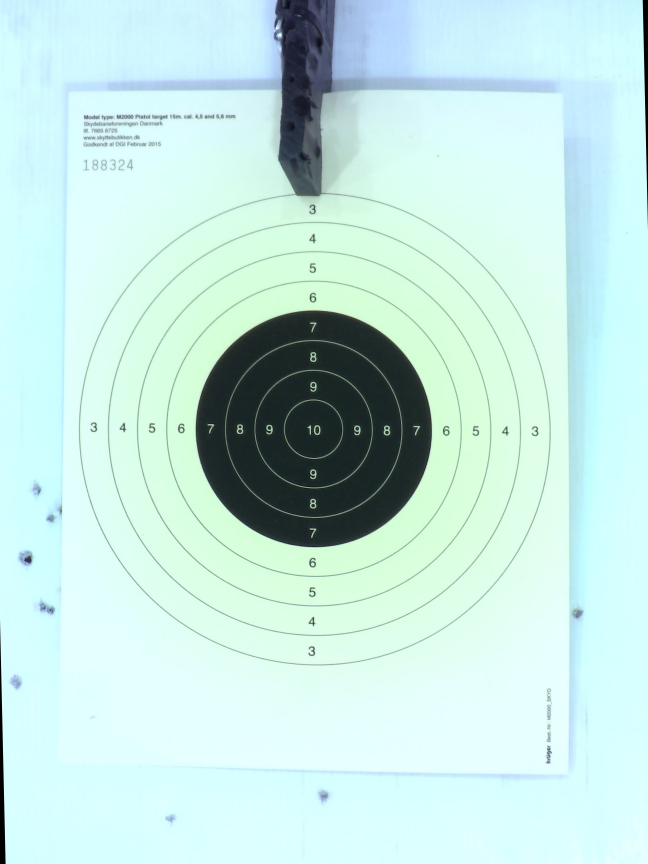
#> input picture test_frames/frame_0000_clean_target_corrected.jpg, 1944 x 2592 px (shown at 1/3 size); the run also reads 1 picture not shown here
$ python debug_missing_holes.py
#> lines starting #> are read from the running program, lines starting #| are printed output that depends on the picture; after the words box and inside, x2 and y2 are one past the last pixel; in counts of white or black regions, pixels touching at a corner belong together
### target_detection.py
#!/usr/bin/env python3
"""
Target Detection Module
Detects shooting target circles and bullet holes using OpenCV
"""

import cv2
import numpy as np
import time
import yaml
import os


class TargetDetector:
    """Detects shooting targets and bullet holes"""

    def __init__(self):
        self.target_center = None
        self.target_radius = None
        self.detection_enabled = True

        # Detection stability
        self.detection_history = []
        self.max_history = 5
        self.stable_detection = None
        self.detection_confidence = 0

        # Outer circle detection
        self.outer_circle = None
        self.outer_circle_history = []
        self.stable_outer_circle = None
        self.outer_confidence = 0

        # Performance optimization - periodic detection
        self.last_detection_time = 0
        self.detection_interval = 1.0  # Run detection every 1 second
        self.cached_inner_result = None
        self.cached_outer_result = None

        # Frame change detection
        self.last_frame_gray = None
        self.frame_change_threshold = 0.05  # 5% change triggers re-detection

        # Perspective correction
        self.target_corners = None
        self.perspective_matrix = None
        self.min_target_area_ratio = 0.01  # Minimum 1% of frame area

        # Debug visualization
        self.debug_mode = False
        self.debug_type = "combined"  # "combined", "perspective", "circles"
        self.debug_frame = None
        self.debug_contours = None
        self.corner_debug_frame = None
        self.circle_debug_frame = None

        # Calibration mode for perspective detection
        self.calibration_mode = False  # When true, performs detection on demand

        # Debug frames
        self.corrected_debug_frame = None  # For perspective-corrected debug view

    def detect_black_circle_improved(self, frame):
        """
        Improved detection specifically for the large black circle target
        Automatically scales parameters based on frame resolution
        """
        # Convert to grayscale
        gray = cv2.cvtColor(frame, cv2.COLOR_BGR2GRAY)

        # Get frame dimensions for scaling
        h, w = frame.shape[:2]

        # Scale parameters based on resolution
        # Base resolution: 640x480, scaling factor for larger resolutions
        scale_factor = max(w / 640, h / 480)

        # Apply median blur to reduce noise while preserving edges
        blur_size = max(5, int(5 * scale_factor) | 1)  # Ensure odd number
        blurred = cv2.medianBlur(gray, blur_size)

        # Create binary mask for very dark regions (black target area)
        # This threshold isolates the black circle from lighter areas
        _, binary = cv2.threshold(blurred, 80, 255, cv2.THRESH_BINARY_INV)

        # Remove small noise with morphological operations
        kernel_size = max(5, int(5 * scale_factor))
        kernel = cv2.getStructuringElement(cv2.MORPH_ELLIPSE, (kernel_size, kernel_size))
        binary = cv2.morphologyEx(binary, cv2.MORPH_OPEN, kernel)
        binary = cv2.morphologyEx(binary, cv2.MORPH_CLOSE, kernel)

        # Create circle detection debug visualization
        if self.debug_mode:
            self.circle_debug_frame = cv2.cvtColor(binary, cv2.COLOR_GRAY2BGR)
            cv2.putText(self.circle_debug_frame, "CIRCLE DETECTION DEBUG",
                       (10, 50), cv2.FONT_HERSHEY_SIMPLEX, 1.2, (0, 255, 255), 3)
            cv2.putText(self.circle_debug_frame, f"Threshold: 80, Scale: {scale_factor:.1f}",
                       (10, 100), cv2.FONT_HERSHEY_SIMPLEX, 1.0, (255, 255, 255), 3)

        # Find contours in the binary image
        contours, _ = cv2.findContours(binary, cv2.RETR_EXTERNAL, cv2.CHAIN_APPROX_SIMPLE)

        # Filter contours for the main black circle
        best_circle = None
        best_score = 0

        # Scale size thresholds based on resolution
        min_area = int(5000 * scale_factor * scale_factor)
        max_area = int(100000 * scale_factor * scale_factor)
        min_radius = int(40 * scale_factor)
        max_radius = int(400 * scale_factor)

        for contour in contours:
            area = cv2.contourArea(contour)

            # Size filtering - target should be reasonably large
            if area < min_area or area > max_area:
                continue

            # Fit circle to contour
            (x, y), radius = cv2.minEnclosingCircle(contour)
            center = (int(x), int(y))
            radius = int(radius)

            # Check if circle is reasonably sized and positioned
            if (radius < min_radius or radius > max_radius or
                x < radius or y < radius or
                x + radius > w or y + radius > h):
                continue

            # Calculate circularity (how round the contour is)
            perimeter = cv2.arcLength(contour, True)
            if perimeter == 0:
                continue

            circularity = 4 * np.pi * area / (perimeter * perimeter)

            # Check how well the contour fits a circle
            circle_area = np.pi * radius * radius
            area_ratio = area / circle_area if circle_area > 0 else 0

            # Position preference - prefer circles closer to center of frame
            center_x, center_y = w // 2, h // 2
            distance_from_center = np.sqrt((x - center_x)**2 + (y - center_y)**2)
            max_distance = np.sqrt(center_x**2 + center_y**2)
            center_score = 1.0 - (distance_from_center / max_distance)

            # Calculate darkness score for this region
            mask = np.zeros(gray.shape, dtype=np.uint8)
            cv2.circle(mask, center, radius, 255, -1)
            mean_intensity = cv2.mean(gray, mask=mask)[0]
            darkness_score = (255 - mean_intensity) / 255  # Higher for darker regions

            # Combined score: circularity + area fit + darkness + center position
            score = (circularity * 0.3 +
                    area_ratio * 0.3 +
                    darkness_score * 0.3 +
                    center_score * 0.1)

            # Must be reasonably circular and dark
            if circularity > 0.6 and darkness_score > 0.3 and score > best_score:
                best_score = score
                best_circle = (center[0], center[1], radius)

        # Add debug visualization for circle detection
        if self.debug_mode and self.circle_debug_frame is not None:
            # Draw all contours in blue
            cv2.drawContours(self.circle_debug_frame, contours, -1, (255, 0, 0), 2)

            # Draw the best circle in green if found
            if best_circle is not None:
                center = (int(best_circle[0]), int(best_circle[1]))
                radius = int(best_circle[2])
                cv2.circle(self.circle_debug_frame, center, radius, (0, 255, 0), 3)
                cv2.circle(self.circle_debug_frame, center, 5, (0, 0, 255), -1)
                cv2.putText(self.circle_debug_frame, f"Circle: r={radius}",
                           (center[0] - 80, center[1] - radius - 15),
                           cv2.FONT_HERSHEY_SIMPLEX, 1.0, (0, 255, 0), 3)

            cv2.putText(self.circle_debug_frame, f"Contours: {len(contours)}, Best Score: {best_score:.2f}",
                       (10, 150), cv2.FONT_HERSHEY_SIMPLEX, 1.0, (255, 255, 255), 3)

        return best_circle

    # [971 lines left out: functions detect_outer_circle, detect_outer_circle_ellipse_based, _calculate_edge_score, _has_significant_frame_change, _should_run_detection, detect_rectangular_target and 13 more, not called in this run]

    def set_detection_enabled(self, enabled):
        """Enable or disable target detection"""
        self.detection_enabled = enabled

    # [8 lines left out: function force_detection, not called in this run]

    def set_detection_interval(self, interval):
        """Set detection interval in seconds"""
        self.detection_interval = max(0.1, interval)  # Minimum 0.1 seconds

    # [7 lines left out: function get_corrected_target_image, not called in this run]

    def set_debug_mode(self, enabled):
        """Enable or disable debug visualization mode"""
        self.debug_mode = enabled

    # [78 lines left out: functions set_debug_type, get_debug_frame, get_debug_frame_jpeg, generate_debug_frame, not called in this run]

    def get_corrected_debug_frame(self):
        """Get perspective-corrected frame for debugging"""
        return self.corrected_debug_frame

    # [61 lines left out: functions _create_combined_debug_frame, get_detection_status, not called in this run]

    def save_perspective_calibration(self, camera_resolution=None):
        """Deprecated: Perspective calibration is now handled by CameraController"""
        return False, "Perspective calibration is now handled by CameraController"

    def load_perspective_calibration(self):
        """Deprecated: Perspective calibration is now handled by CameraController"""
        return False, "Perspective calibration is now handled by CameraController"

    def calibrate_perspective(self, frame):
        """Deprecated: Perspective calibration is now handled by CameraController"""
        return False, "Perspective calibration is now handled by CameraController"

    # [4 lines left out: function set_calibration_mode, not called in this run]


    def get_perspective_matrix(self):
        """Get the current perspective matrix for main stream correction"""
        return self.perspective_matrix

### debug_missing_holes.py
#!/usr/bin/env python3
"""
Debug script to understand why GT #7 and #8 are not detected
"""

import cv2
import numpy as np
from target_detection import TargetDetector
import json

# Load ground truth
with open('ground_truth_holes.json', 'r') as f:
#> (reads ground_truth_holes.json from the repository)
    ground_truth = json.load(f)

gt_holes = ground_truth['holes']

# Load images
before_path = "test_frames/frame_0000_clean_target_corrected.jpg"
after_path = "test_frames/frame_0930_all_10_shots_corrected.jpg"

before = cv2.imread(before_path)
#> before is the input picture: shape (2592, 1944, 3); mean B, G, R 224.7, 230.2, 196.5
after = cv2.imread(after_path)

before_gray = cv2.cvtColor(before, cv2.COLOR_BGR2GRAY)
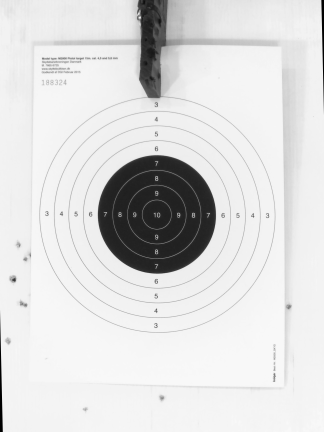
#> before_gray: shape (2592, 1944) (shown at 1/6 size); min 0, max 253, mean 219.5
after_gray = cv2.cvtColor(after, cv2.COLOR_BGR2GRAY)

# Detect target
target_detector = TargetDetector()
inner_circle = target_detector.detect_black_circle_improved(before)
#> in detect_black_circle_improved, `blurred = cv2.medianBlur(gray, blur_size)`:
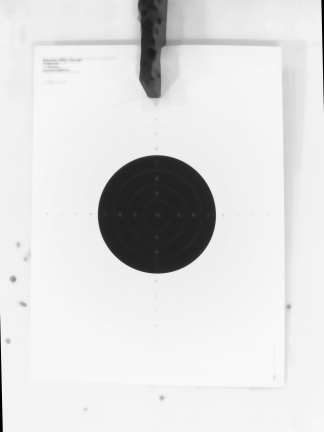
#> blurred: shape (2592, 1944) (shown at 1/6 size); min 0, max 248, mean 220.3
#> in detect_black_circle_improved, `_, binary = cv2.threshold(blurred, 80, 255, cv2.THRESH_BINARY_INV)`:
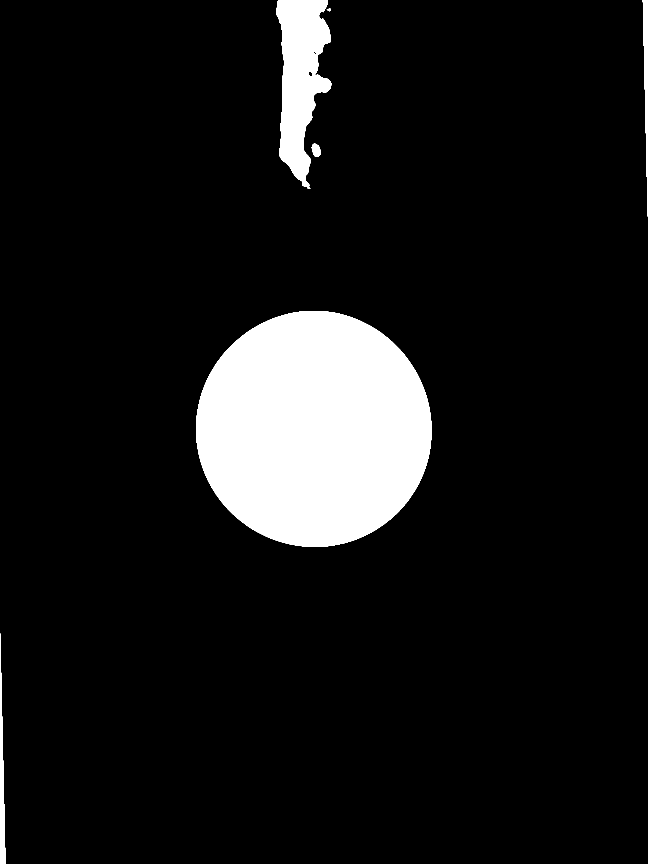
#> binary: shape (2592, 1944) (shown at 1/3 size); 9.1% white; 6 white regions, box (x1, y1, x2, y2) and area: (588, 933, 1295, 1641) 392337, (829, 0, 994, 567) 56129, (0, 1900, 17, 2592) 6024, (1928, 0, 1944, 650) 5341, (935, 431, 962, 470) 790, (980, 25, 992, 34) 64
#> in detect_black_circle_improved, `binary = cv2.morphologyEx(binary, cv2.MORPH_OPEN, kernel)`:
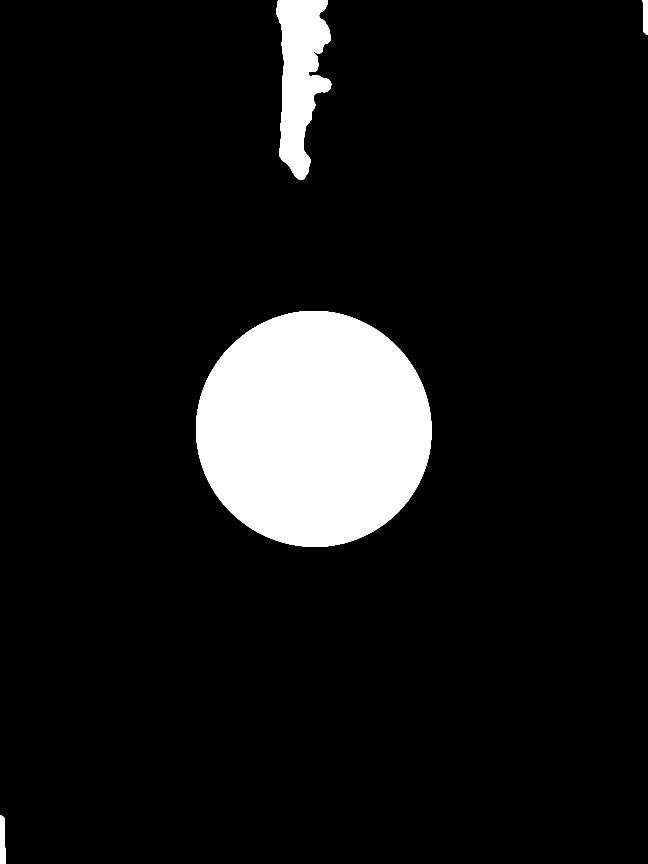
#> binary: shape (2592, 1944) (shown at 1/3 size); 9% white; 4 white regions, box (x1, y1, x2, y2) and area: (588, 933, 1295, 1641) 392336, (829, 0, 994, 540) 55361, (0, 2446, 17, 2592) 2147, (1928, 0, 1944, 104) 1470
#> in detect_black_circle_improved, `contours, _ = cv2.findContours(binary, cv2.RETR_EXTERNAL, cv2.CHAIN_AP..`: contours = 4 contours; box (x1, y1, x2, y2) and area: (588, 933, 1295, 1641) 391338, (829, 0, 994, 540) 55249, (0, 2446, 17, 2592) 1990, (1928, 0, 1944, 104) 1356
#> the loop in detect_black_circle_improved, `for contour in contours:` made 4 passes
#> area on passes 1, 3, 4: 1990.5, 1356, 55249
#> after the loop in detect_black_circle_improved, `for contour in contours:`:
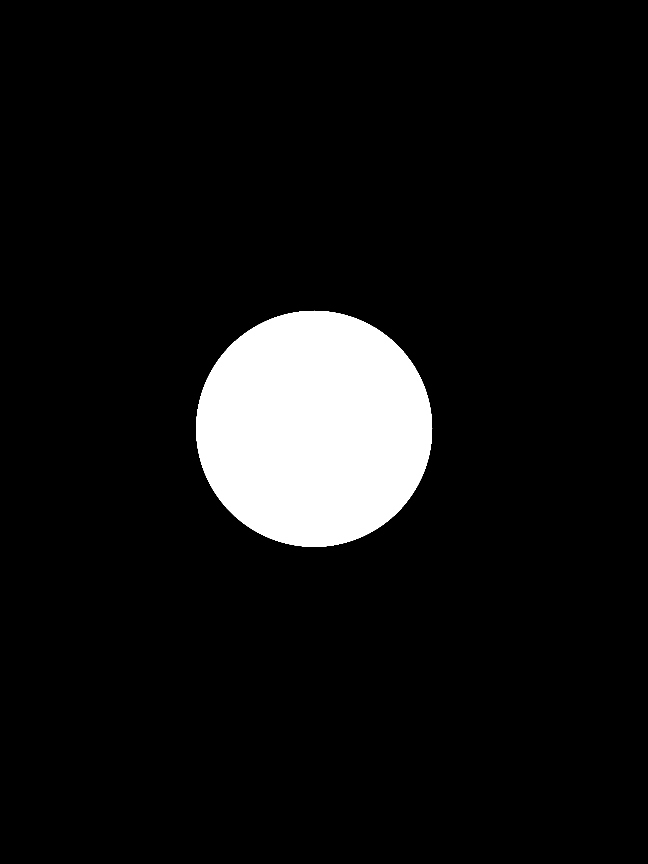
#> mask: shape (2592, 1944) (shown at 1/3 size); 7.8% white; 1 white region, box (x1, y1, x2, y2) and area: (588, 932, 1297, 1641) 393657
#> after the loop in detect_black_circle_improved, `for contour in contours:`: best_score = 0.917
#> inner_circle = (942, 1286, 354)
target_center = (int(inner_circle[0]), int(inner_circle[1]))
#> target_center = (942, 1286)
inner_radius = int(inner_circle[2])
#> inner_radius = 354

print(f"Target: center={target_center}, inner_radius={inner_radius}px")
#| Target: center=(942, 1286), inner_radius=354px

# Create dark mask
_, dark_mask = cv2.threshold(before_gray, 60, 255, cv2.THRESH_BINARY_INV)
#> dark_mask: shape (2592, 1944); 8.4% white; 123 white regions (93 under 20 px), largest, box (x1, y1, x2, y2) and area: (588, 933, 1295, 1641) 164465, (678, 1024, 1204, 1551) 114821, (767, 1113, 1115, 1462) 68109
kernel = cv2.getStructuringElement(cv2.MORPH_ELLIPSE, (7, 7))
dark_mask = cv2.morphologyEx(dark_mask, cv2.MORPH_CLOSE, kernel)
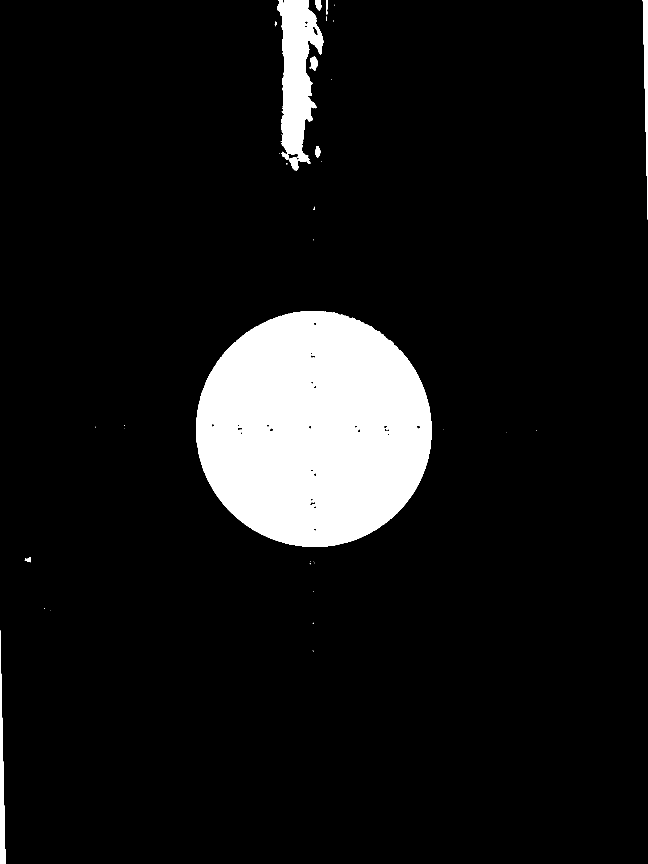
#> dark_mask: shape (2592, 1944) (shown at 1/3 size); 8.8% white; 37 white regions (26 under 20 px), largest, box (x1, y1, x2, y2) and area: (588, 933, 1295, 1641) 390030, (831, 0, 970, 512) 39747, (0, 1891, 17, 2592) 5976

# Check GT #7 and #8
for gt_hole in gt_holes:
    if gt_hole['hole_number'] in [7, 8]:
        x, y = gt_hole['x'], gt_hole['y']

        print(f"\nGT #{gt_hole['hole_number']}: position=({x}, {y})")

        # Check if in dark mask
        if y < dark_mask.shape[0] and x < dark_mask.shape[1]:
            in_dark = dark_mask[y, x] > 0
            print(f"   In dark mask: {in_dark}")
        else:
            print(f"   Out of bounds!")
            continue

        # Check distance from target center
        dx = x - target_center[0]
        dy = y - target_center[1]
        distance = np.sqrt(dx**2 + dy**2)
        max_distance = inner_radius * 0.9
        print(f"   Distance from center: {distance:.1f}px (max={max_distance:.1f}px)")
        print(f"   Within spatial filter: {distance <= max_distance}")

        # Check intensity values
        before_val = before_gray[y, x]
        after_val = after_gray[y, x]
        print(f"   Intensity: before={before_val}, after={after_val}, diff={before_val - after_val}")

        # Check neighborhood average
        size = 10
        y1 = max(0, y - size)
        y2 = min(before_gray.shape[0], y + size)
        x1 = max(0, x - size)
        x2 = min(before_gray.shape[1], x + size)

        before_neighbor = np.mean(before_gray[y1:y2, x1:x2])
        after_neighbor = np.mean(after_gray[y1:y2, x1:x2])

        print(f"   Neighborhood ({size}px): before={before_neighbor:.1f}, after={after_neighbor:.1f}")

        # Check darkness around hole
        inner_mask = np.zeros(after_gray.shape, np.uint8)
        cv2.circle(inner_mask, (x, y), 15, 255, -1)
        outer_mask = np.zeros(after_gray.shape, np.uint8)
        cv2.circle(outer_mask, (x, y), 20, 255, -1)
        ring_mask = cv2.subtract(outer_mask, inner_mask)

        hole_mean = cv2.mean(after_gray, mask=inner_mask)[0]
        ring_mean = cv2.mean(after_gray, mask=ring_mask)[0]

        print(f"   Hole mean: {hole_mean:.1f}, Ring mean: {ring_mean:.1f}, diff={ring_mean - hole_mean:.1f}")
#> this loop made 10 passes
#> (in_dark, dx, dy, distance, max_distance, before_val, after_val, y2) on passes 7 to 8: (True, 86, -224, 239.9, 318.6, 35, 5, 1072), (True, 82, -264, 276.4, 318.6, 40, 6, 1032)
#> (printed output is left out)
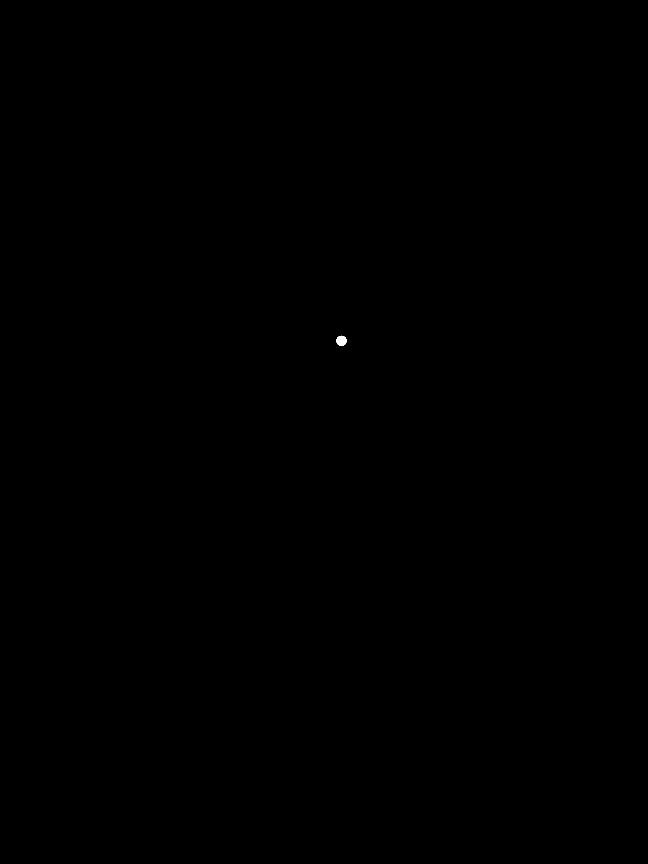
#> inner_mask: shape (2592, 1944) (shown at 1/3 size); 0.01% white; 1 white region, box (x1, y1, x2, y2) and area: (1009, 1007, 1040, 1038) 709
#> outer_mask: shape (2592, 1944); 0.02% white; 1 white region, box (x1, y1, x2, y2) and area: (1004, 1002, 1045, 1043) 1257

print("\nCreating visualization...")
viz = after.copy()

# Draw target
cv2.circle(viz, target_center, inner_radius, (100, 100, 100), 2)
cv2.circle(viz, target_center, int(inner_radius * 0.9), (150, 150, 150), 1)
cv2.drawMarker(viz, target_center, (0, 255, 0), cv2.MARKER_CROSS, 30, 3)

# Draw GT #7 and #8 with large markers
for gt_hole in gt_holes:
    if gt_hole['hole_number'] in [7, 8]:
        x, y = gt_hole['x'], gt_hole['y']

        cv2.circle(viz, (x, y), 30, (0, 0, 255), 3)
        cv2.drawMarker(viz, (x, y), (0, 0, 255), cv2.MARKER_CROSS, 40, 3)

        label = f"GT #{gt_hole['hole_number']}"
        cv2.putText(viz, label, (x + 40, y), cv2.FONT_HERSHEY_SIMPLEX, 1.0, (0, 0, 255), 2)

# Save
import os
output_dir = "test_outputs/debug"
os.makedirs(output_dir, exist_ok=True)
cv2.imwrite(f"{output_dir}/missing_holes_debug.jpg", viz)

print(f"\nSaved to: {output_dir}/missing_holes_debug.jpg")
